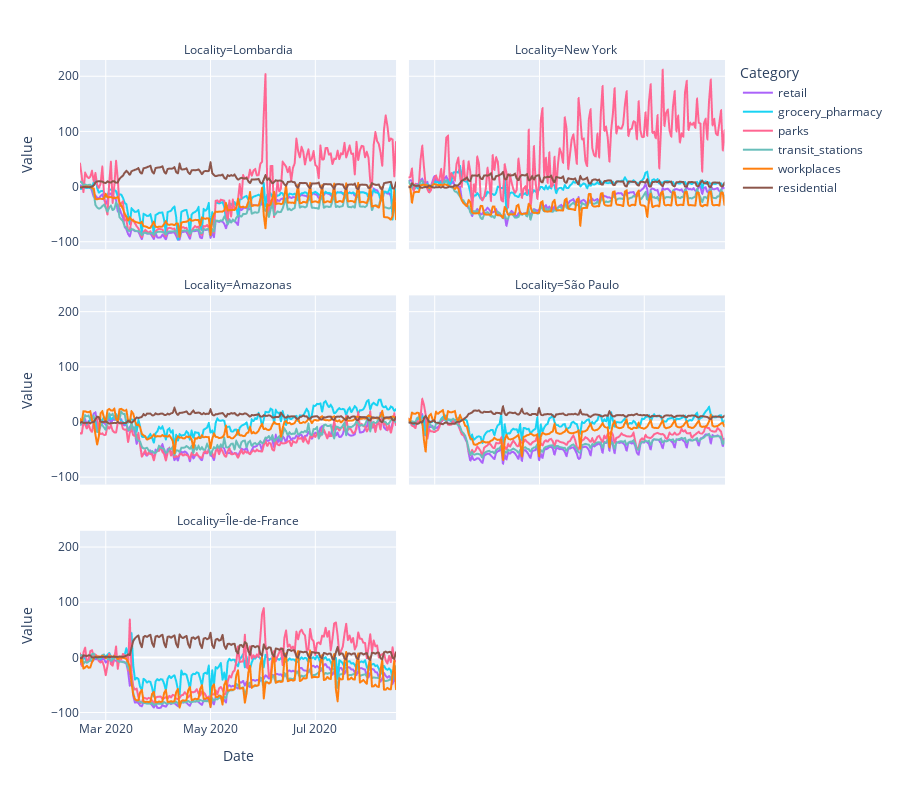

Notebook cell for this chart:
### Code cell
import plotly.express as px

fig = px.line(long_regions, x="date", y="value", color="category", labels=plotly_labels, color_discrete_sequence = colors_sequence_category,
              facet_col="locality_name", facet_col_wrap=2, height=800)
fig.show()

### Figure 1 — Plotly figure (JSON) as saved in the notebook; plotly's stock layout.template omitted (floating-point values rounded to 4 significant figures; data arrays with more than 128 entries replaced by an {"elided": "..."} marker saying what was removed)
{"data": [{"hovertemplate": "Category=retail<br>Locality=Lombardia<br>Date=%{x}<br>Value=%{y}<extra></extra>", "legendgroup": "retail", "line": {"color": "#AB63FA", "dash": "solid"}, "mode": "lines", "name": "retail", "showlegend": true, "type": "scattergl", "x": {"elided": "185 str values"}, "xaxis": "x5", "y": {"elided": "185 float values"}, "yaxis": "y5"}, {"hovertemplate": "Category=retail<br>Locality=New York<br>Date=%{x}<br>Value=%{y}<extra></extra>", "legendgroup": "retail", "line": {"color": "#AB63FA", "dash": "solid"}, "mode": "lines", "name": "retail", "showlegend": false, "type": "scattergl", "x": {"elided": "185 str values"}, "xaxis": "x6", "y": {"elided": "185 float values"}, "yaxis": "y6"}, {"hovertemplate": "Category=retail<br>Locality=Amazonas<br>Date=%{x}<br>Value=%{y}<extra></extra>", "legendgroup": "retail", "line": {"color": "#AB63FA", "dash": "solid"}, "mode": "lines", "name": "retail", "showlegend": false, "type": "scattergl", "x": {"elided": "185 str values"}, "xaxis": "x3", "y": {"elided": "185 float values"}, "yaxis": "y3"}, {"hovertemplate": "Category=retail<br>Locality=São Paulo<br>Date=%{x}<br>Value=%{y}<extra></extra>", "legendgroup": "retail", "line": {"color": "#AB63FA", "dash": "solid"}, "mode": "lines", "name": "retail", "showlegend": false, "type": "scattergl", "x": {"elided": "185 str values"}, "xaxis": "x4", "y": {"elided": "185 float values"}, "yaxis": "y4"}, {"hovertemplate": "Category=retail<br>Locality=Île-de-France<br>Date=%{x}<br>Value=%{y}<extra></extra>", "legendgroup": "retail", "line": {"color": "#AB63FA", "dash": "solid"}, "mode": "lines", "name": "retail", "showlegend": false, "type": "scattergl", "x": {"elided": "185 str values"}, "xaxis": "x", "y": {"elided": "185 float values"}, "yaxis": "y"}, {"hovertemplate": "Category=grocery_pharmacy<br>Locality=Lombardia<br>Date=%{x}<br>Value=%{y}<extra></extra>", "legendgroup": "grocery_pharmacy", "line": {"color": "#19D3F3", "dash": "solid"}, "mode": "lines", "name": "grocery_pharmacy", "showlegend": true, "type": "scattergl", "x": {"elided": "185 str values"}, "xaxis": "x5", "y": {"elided": "185 float values"}, "yaxis": "y5"}, {"hovertemplate": "Category=grocery_pharmacy<br>Locality=New York<br>Date=%{x}<br>Value=%{y}<extra></extra>", "legendgroup": "grocery_pharmacy", "line": {"color": "#19D3F3", "dash": "solid"}, "mode": "lines", "name": "grocery_pharmacy", "showlegend": false, "type": "scattergl", "x": {"elided": "185 str values"}, "xaxis": "x6", "y": {"elided": "185 float values"}, "yaxis": "y6"}, {"hovertemplate": "Category=grocery_pharmacy<br>Locality=Amazonas<br>Date=%{x}<br>Value=%{y}<extra></extra>", "legendgroup": "grocery_pharmacy", "line": {"color": "#19D3F3", "dash": "solid"}, "mode": "lines", "name": "grocery_pharmacy", "showlegend": false, "type": "scattergl", "x": {"elided": "185 str values"}, "xaxis": "x3", "y": {"elided": "185 float values"}, "yaxis": "y3"}, {"hovertemplate": "Category=grocery_pharmacy<br>Locality=São Paulo<br>Date=%{x}<br>Value=%{y}<extra></extra>", "legendgroup": "grocery_pharmacy", "line": {"color": "#19D3F3", "dash": "solid"}, "mode": "lines", "name": "grocery_pharmacy", "showlegend": false, "type": "scattergl", "x": {"elided": "185 str values"}, "xaxis": "x4", "y": {"elided": "185 float values"}, "yaxis": "y4"}, {"hovertemplate": "Category=grocery_pharmacy<br>Locality=Île-de-France<br>Date=%{x}<br>Value=%{y}<extra></extra>", "legendgroup": "grocery_pharmacy", "line": {"color": "#19D3F3", "dash": "solid"}, "mode": "lines", "name": "grocery_pharmacy", "showlegend": false, "type": "scattergl", "x": {"elided": "185 str values"}, "xaxis": "x", "y": {"elided": "185 float values"}, "yaxis": "y"}, {"hovertemplate": "Category=parks<br>Locality=Lombardia<br>Date=%{x}<br>Value=%{y}<extra></extra>", "legendgroup": "parks", "line": {"color": "#FF6692", "dash": "solid"}, "mode": "lines", "name": "parks", "showlegend": true, "type": "scattergl", "x": {"elided": "185 str values"}, "xaxis": "x5", "y": {"elided": "185 float values"}, "yaxis": "y5"}, {"hovertemplate": "Category=parks<br>Locality=New York<br>Date=%{x}<br>Value=%{y}<extra></extra>", "legendgroup": "parks", "line": {"color": "#FF6692", "dash": "solid"}, "mode": "lines", "name": "parks", "showlegend": false, "type": "scattergl", "x": {"elided": "185 str values"}, "xaxis": "x6", "y": {"elided": "185 float values"}, "yaxis": "y6"}, {"hovertemplate": "Category=parks<br>Locality=Amazonas<br>Date=%{x}<br>Value=%{y}<extra></extra>", "legendgroup": "parks", "line": {"color": "#FF6692", "dash": "solid"}, "mode": "lines", "name": "parks", "showlegend": false, "type": "scattergl", "x": {"elided": "185 str values"}, "xaxis": "x3", "y": {"elided": "185 float values"}, "yaxis": "y3"}, {"hovertemplate": "Category=parks<br>Locality=São Paulo<br>Date=%{x}<br>Value=%{y}<extra></extra>", "legendgroup": "parks", "line": {"color": "#FF6692", "dash": "solid"}, "mode": "lines", "name": "parks", "showlegend": false, "type": "scattergl", "x": {"elided": "185 str values"}, "xaxis": "x4", "y": {"elided": "185 float values"}, "yaxis": "y4"}, {"hovertemplate": "Category=parks<br>Locality=Île-de-France<br>Date=%{x}<br>Value=%{y}<extra></extra>", "legendgroup": "parks", "line": {"color": "#FF6692", "dash": "solid"}, "mode": "lines", "name": "parks", "showlegend": false, "type": "scattergl", "x": {"elided": "185 str values"}, "xaxis": "x", "y": {"elided": "185 float values"}, "yaxis": "y"}, {"hovertemplate": "Category=transit_stations<br>Locality=Lombardia<br>Date=%{x}<br>Value=%{y}<extra></extra>", "legendgroup": "transit_stations", "line": {"color": "#68BEBA", "dash": "solid"}, "mode": "lines", "name": "transit_stations", "showlegend": true, "type": "scattergl", "x": {"elided": "185 str values"}, "xaxis": "x5", "y": {"elided": "185 float values"}, "yaxis": "y5"}, {"hovertemplate": "Category=transit_stations<br>Locality=New York<br>Date=%{x}<br>Value=%{y}<extra></extra>", "legendgroup": "transit_stations", "line": {"color": "#68BEBA", "dash": "solid"}, "mode": "lines", "name": "transit_stations", "showlegend": false, "type": "scattergl", "x": {"elided": "185 str values"}, "xaxis": "x6", "y": {"elided": "185 float values"}, "yaxis": "y6"}, {"hovertemplate": "Category=transit_stations<br>Locality=Amazonas<br>Date=%{x}<br>Value=%{y}<extra></extra>", "legendgroup": "transit_stations", "line": {"color": "#68BEBA", "dash": "solid"}, "mode": "lines", "name": "transit_stations", "showlegend": false, "type": "scattergl", "x": {"elided": "185 str values"}, "xaxis": "x3", "y": {"elided": "185 float values"}, "yaxis": "y3"}, {"hovertemplate": "Category=transit_stations<br>Locality=São Paulo<br>Date=%{x}<br>Value=%{y}<extra></extra>", "legendgroup": "transit_stations", "line": {"color": "#68BEBA", "dash": "solid"}, "mode": "lines", "name": "transit_stations", "showlegend": false, "type": "scattergl", "x": {"elided": "185 str values"}, "xaxis": "x4", "y": {"elided": "185 float values"}, "yaxis": "y4"}, {"hovertemplate": "Category=transit_stations<br>Locality=Île-de-France<br>Date=%{x}<br>Value=%{y}<extra></extra>", "legendgroup": "transit_stations", "line": {"color": "#68BEBA", "dash": "solid"}, "mode": "lines", "name": "transit_stations", "showlegend": false, "type": "scattergl", "x": {"elided": "185 str values"}, "xaxis": "x", "y": {"elided": "185 float values"}, "yaxis": "y"}, {"hovertemplate": "Category=workplaces<br>Locality=Lombardia<br>Date=%{x}<br>Value=%{y}<extra></extra>", "legendgroup": "workplaces", "line": {"color": "#FF7F0E", "dash": "solid"}, "mode": "lines", "name": "workplaces", "showlegend": true, "type": "scattergl", "x": {"elided": "185 str values"}, "xaxis": "x5", "y": {"elided": "185 float values"}, "yaxis": "y5"}, {"hovertemplate": "Category=workplaces<br>Locality=New York<br>Date=%{x}<br>Value=%{y}<extra></extra>", "legendgroup": "workplaces", "line": {"color": "#FF7F0E", "dash": "solid"}, "mode": "lines", "name": "workplaces", "showlegend": false, "type": "scattergl", "x": {"elided": "185 str values"}, "xaxis": "x6", "y": {"elided": "185 float values"}, "yaxis": "y6"}, {"hovertemplate": "Category=workplaces<br>Locality=Amazonas<br>Date=%{x}<br>Value=%{y}<extra></extra>", "legendgroup": "workplaces", "line": {"color": "#FF7F0E", "dash": "solid"}, "mode": "lines", "name": "workplaces", "showlegend": false, "type": "scattergl", "x": {"elided": "185 str values"}, "xaxis": "x3", "y": {"elided": "185 float values"}, "yaxis": "y3"}, {"hovertemplate": "Category=workplaces<br>Locality=São Paulo<br>Date=%{x}<br>Value=%{y}<extra></extra>", "legendgroup": "workplaces", "line": {"color": "#FF7F0E", "dash": "solid"}, "mode": "lines", "name": "workplaces", "showlegend": false, "type": "scattergl", "x": {"elided": "185 str values"}, "xaxis": "x4", "y": {"elided": "185 float values"}, "yaxis": "y4"}, {"hovertemplate": "Category=workplaces<br>Locality=Île-de-France<br>Date=%{x}<br>Value=%{y}<extra></extra>", "legendgroup": "workplaces", "line": {"color": "#FF7F0E", "dash": "solid"}, "mode": "lines", "name": "workplaces", "showlegend": false, "type": "scattergl", "x": {"elided": "185 str values"}, "xaxis": "x", "y": {"elided": "185 float values"}, "yaxis": "y"}, {"hovertemplate": "Category=residential<br>Locality=Lombardia<br>Date=%{x}<br>Value=%{y}<extra></extra>", "legendgroup": "residential", "line": {"color": "#8C564B", "dash": "solid"}, "mode": "lines", "name": "residential", "showlegend": true, "type": "scattergl", "x": {"elided": "185 str values"}, "xaxis": "x5", "y": {"elided": "185 float values"}, "yaxis": "y5"}, {"hovertemplate": "Category=residential<br>Locality=New York<br>Date=%{x}<br>Value=%{y}<extra></extra>", "legendgroup": "residential", "line": {"color": "#8C564B", "dash": "solid"}, "mode": "lines", "name": "residential", "showlegend": false, "type": "scattergl", "x": {"elided": "185 str values"}, "xaxis": "x6", "y": {"elided": "185 float values"}, "yaxis": "y6"}, {"hovertemplate": "Category=residential<br>Locality=Amazonas<br>Date=%{x}<br>Value=%{y}<extra></extra>", "legendgroup": "residential", "line": {"color": "#8C564B", "dash": "solid"}, "mode": "lines", "name": "residential", "showlegend": false, "type": "scattergl", "x": {"elided": "185 str values"}, "xaxis": "x3", "y": {"elided": "185 float values"}, "yaxis": "y3"}, {"hovertemplate": "Category=residential<br>Locality=São Paulo<br>Date=%{x}<br>Value=%{y}<extra></extra>", "legendgroup": "residential", "line": {"color": "#8C564B", "dash": "solid"}, "mode": "lines", "name": "residential", "showlegend": false, "type": "scattergl", "x": {"elided": "185 str values"}, "xaxis": "x4", "y": {"elided": "185 float values"}, "yaxis": "y4"}, {"hovertemplate": "Category=residential<br>Locality=Île-de-France<br>Date=%{x}<br>Value=%{y}<extra></extra>", "legendgroup": "residential", "line": {"color": "#8C564B", "dash": "solid"}, "mode": "lines", "name": "residential", "showlegend": false, "type": "scattergl", "x": {"elided": "185 str values"}, "xaxis": "x", "y": {"elided": "185 float values"}, "yaxis": "y"}], "layout": {"annotations": [{"font": {}, "showarrow": false, "text": "Locality=Île-de-France", "x": 0.245, "xanchor": "center", "xref": "paper", "y": 0.2867, "yanchor": "bottom", "yref": "paper"}, {"font": {}, "showarrow": false, "text": "Locality=Amazonas", "x": 0.245, "xanchor": "center", "xref": "paper", "y": 0.6433, "yanchor": "bottom", "yref": "paper"}, {"font": {}, "showarrow": false, "text": "Locality=São Paulo", "x": 0.755, "xanchor": "center", "xref": "paper", "y": 0.6433, "yanchor": "bottom", "yref": "paper"}, {"font": {}, "showarrow": false, "text": "Locality=Lombardia", "x": 0.245, "xanchor": "center", "xref": "paper", "y": 1.0, "yanchor": "bottom", "yref": "paper"}, {"font": {}, "showarrow": false, "text": "Locality=New York", "x": 0.755, "xanchor": "center", "xref": "paper", "y": 1.0, "yanchor": "bottom", "yref": "paper"}], "height": 800, "legend": {"title": {"text": "Category"}, "tracegroupgap": 0}, "margin": {"t": 60}, "xaxis": {"anchor": "y", "domain": [0, 0.49], "title": {"text": "Date"}}, "xaxis2": {"anchor": "y2", "domain": [0.51, 1], "matches": "x", "title": {"text": "Date"}}, "xaxis3": {"anchor": "y3", "domain": [0, 0.49], "matches": "x", "showticklabels": false}, "xaxis4": {"anchor": "y4", "domain": [0.51, 1], "matches": "x", "showticklabels": false}, "xaxis5": {"anchor": "y5", "domain": [0, 0.49], "matches": "x", "showticklabels": false}, "xaxis6": {"anchor": "y6", "domain": [0.51, 1], "matches": "x", "showticklabels": false}, "yaxis": {"anchor": "x", "domain": [0, 0.2867], "title": {"text": "Value"}}, "yaxis2": {"anchor": "x2", "domain": [0, 0.2867], "matches": "y", "showticklabels": false}, "yaxis3": {"anchor": "x3", "domain": [0.3567, 0.6433], "matches": "y", "title": {"text": "Value"}}, "yaxis4": {"anchor": "x4", "domain": [0.3567, 0.6433], "matches": "y", "showticklabels": false}, "yaxis5": {"anchor": "x5", "domain": [0.7133, 1.0], "matches": "y", "title": {"text": "Value"}}, "yaxis6": {"anchor": "x6", "domain": [0.7133, 1.0], "matches": "y", "showticklabels": false}}}
